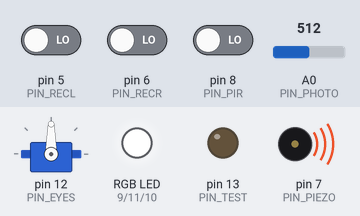
The sketch below on a simulated Arduino Uno, built with avr-gcc and run on an emulated ATmega328P. Parts: servo, an RGB LED mixed from three pins (HIGH = lit), output pins drawn as LEDs (lit = HIGH), buzzer (waves = sounding). The test bench sets the inputs (shaded band); at power-on: pin 5 (PIN_RECL) LOW, pin 6 (PIN_RECR) LOW, pin 8 (PIN_PIR) LOW, A0 (PIN_PHOTO) = 512.

Above: at 1.3 s.
At 64.0 s:
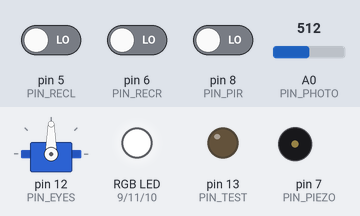
At 127.6 s:
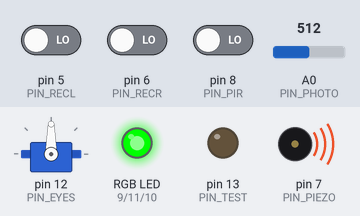
Timing chart, 0 to 130.0 s (numbered marks = the images above):
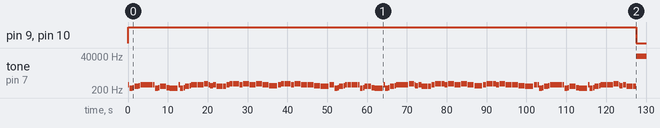

Measured:
- by itself, pin 9 (PIN_R), pin 10 (PIN_B): HIGH → LOW at 128 s
- by itself, tone on pin 7 (PIN_PIEZO): plays 440 Hz for 0.38 s, 262 Hz for 0.75 s, 294 Hz for 0.38 s, 349 Hz for 1.0 s, 392 Hz for 0.38 s, 440 Hz for 0.50 s … (222 notes in this stretch)

The sketch:

Normal.ino
```cpp
#include <Servo.h>

#include "pitches.h"
#include "pins.h"

#include "RGB.h"
#include "Speaker.h"
#include "IR.h"


byte R;  byte G; byte B;
int happiness;
int lonliness;
int alertness;

//void startUp();
void playLonelyMusic();

// ***** SERVO CONTROLS *****
/* I couldn't figure out how
 * to use Servo.h in a
 * separate file.
 */
Servo eyes;

#define LEFT     -1
#define CENTER    0
#define RIGHT     1

const int servoDelay = 100;
const int servoRange = 20;
const int servoCenter = 100;
int servoPosition = servoCenter;
int servoDirection = CENTER;

void look(int dir) {
  if(servoPosition != servoCenter + dir * servoRange) {
    servoPosition += dir;
    if(dir == 0) {
      int disc = servoCenter - servoPosition;
      servoPosition += disc / abs(disc);
    }
    eyes.write(servoPosition);
  }
}
// **************************

void setup() {
  pinMode(PIN_IRR, INPUT);
  pinMode(PIN_PIR, INPUT);
  pinMode(PIN_R, OUTPUT);
  pinMode(PIN_B, OUTPUT);
  pinMode(PIN_G, OUTPUT);
  eyes.attach(PIN_EYES);
  pinMode(PIN_TEST, OUTPUT);
  analogWrite(PIN_B, 255);
  analogWrite(PIN_G, 255);
  analogWrite(PIN_R, 255);
  look(servoDirection);
  Serial.begin(9600);
  //startUp();
  //RGBTest();
  playLonelyMusic();
  //IRTest();
}

void updateMood() {

}

void loop() {
  //playLonelyMusic();
  look(servoDirection);
  updateMood();

  //if(

  tone(PIN_IRR, 38000, 8);
  delay(1);
  int value = digitalRead(PIN_RECR);
  analogWrite(PIN_R, 255 * value);
  delay(10);
  tone(PIN_IRL, 38000, 8);
  delay(1);
  servoDirection = -value;
  value = digitalRead(PIN_RECL);
  analogWrite(PIN_B, 255 * value);
  servoDirection += value;


  value = digitalRead(PIN_PIR);
  analogWrite(PIN_G, 255 * !value);
  delay(10);
  if(analogRead(PIN_PHOTO) < 100) tone(PIN_PIEZO, NOTE_B4, 30);
  delay(8);
  //eyes.write(90);
}
```

IR.cpp
```cpp
#include "Arduino.h"
#include "pins.h"

bool detectLeft() {
  tone(PIN_IRL, 38000, 8);
  delay(1);
  return digitalRead(PIN_RECL);
}

bool detectRight() {
  tone(PIN_IRR, 38000, 8);
  delay(1);
  return digitalRead(PIN_RECR);
}
```

IR.h
```cpp
#ifndef HEADER_HELPERFUNC
  #define HEADER_HELPERFUNC
  bool detectLeft();
  bool detectRight();
#endif
```

RGB.cpp
```cpp
#include "Arduino.h"
#include "pitches.h"
#include "pins.h"

void RGBTest() {
  analogWrite(PIN_R, 0);
  delay(1000);
  analogWrite(PIN_R, 255);
  analogWrite(PIN_G, 0);
  tone(PIN_PIEZO, NOTE_A7, 1000);
  delay(1000);
  analogWrite(PIN_G, 255);
  analogWrite(PIN_B, 0);
  tone(PIN_PIEZO, NOTE_A6, 1000);
  delay(1000);
  analogWrite(PIN_B, 255);
}
```

RGB.h
```cpp
#ifndef HEADER_HELPERFUNC
  #define HEADER_HELPERFUNC
  void RGBTest();
#endif
```

Speaker.cpp
```cpp
#include "Arduino.h"
#include "pitches.h"
#include "pins.h"

void startUp() {
  for(int i = 400; i < 1000; i++) {
    tone(PIN_PIEZO, i, 5);
    delay(6);
  }
  for(int i = 700; i < 1200; i++) {
    tone(PIN_PIEZO, i, 5);
    delay(6);
  }
  for(int i = 1000; i < 1500; i++) {
    tone(PIN_PIEZO, i, 5);
    delay(6);
  }
  for(int i = 1500; i > 1000; i--) {
    tone(PIN_PIEZO, i, 5);
    delay(6);
  }
  for(int c = 0; c < 3; c++)
  for(int i = 2000; i < 2500; i += 10){
    tone(PIN_PIEZO, i, 5);
    delay(6);
  }
  for(int c = 0; c < 3; c++)
  for(int i = 3000; i < 3500; i += 10){
    tone(PIN_PIEZO, i, 5);
    delay(6);
  }
  for(int c = 0; c < 3; c++)
  for(int i = 2000; i < 2500; i += 10){
    tone(PIN_PIEZO, i, 5);
    delay(6);
  }
  for(int c = 0; c < 3; c++)
  for(int i = 3000; i < 3500; i += 10){
    tone(PIN_PIEZO, i, 5);
    delay(6);
  }
  tone(PIN_PIEZO, NOTE_A4, 1000);
  /*int melody[] = {NOTE_FS3, NOTE_CS3, NOTE_CS3, NOTE_E3, NOTE_FS3, NOTE_GS3, NOTE_B4, NOTE_C4, NOTE_B5, NOTE_B5, NOTE_B5, NOTE_B5, NOTE_B5};
  int noteDurations[] = {8, 8, 16, 16, 16, 16, 16, 4, 4, 6, 12, 4, 4};

  for (int thisNote = 0; thisNote < 13; thisNote++) {
    int noteDuration = (1000 + 1000) / noteDurations[thisNote];
    tone(PIN_PIEZO, melody[thisNote], noteDuration);
    int pauseBetweenNotes = noteDuration * 1.30;
    delay(pauseBetweenNotes);
    noTone(PIN_PIEZO);
  }*/
}

// Song: Nobody knows de trouble I've seen
int lonelyMelody[] = {NOTE_A4, NOTE_C4, NOTE_D4, NOTE_F4, NOTE_G4, NOTE_A4, NOTE_A4, NOTE_A4, NOTE_A4, NOTE_A4, NOTE_C4, NOTE_D4, NOTE_F4, NOTE_F4, NOTE_D4, NOTE_C4, NOTE_A4, NOTE_C4, NOTE_D4, NOTE_F4, NOTE_G4, NOTE_A4, NOTE_A4, NOTE_A4, NOTE_A4, NOTE_C5, NOTE_A4, NOTE_G4, NOTE_A4, NOTE_F4, NOTE_F4, NOTE_A4,
                      NOTE_C5, NOTE_C5, NOTE_C5, NOTE_A4, NOTE_C5, NOTE_C5, NOTE_A4, NOTE_C5, NOTE_A4, NOTE_G4, NOTE_A4, NOTE_C5, NOTE_C5, NOTE_C5, NOTE_A4, NOTE_C5, NOTE_C5, NOTE_A4, NOTE_A4, NOTE_G4, NOTE_F4, NOTE_A4, NOTE_A4, NOTE_C4, NOTE_D4, NOTE_F4, NOTE_G4, NOTE_A4, NOTE_A4, NOTE_A4, NOTE_A4, NOTE_A4, NOTE_C4, NOTE_D4, NOTE_F4, NOTE_F4, NOTE_D4, NOTE_C4,
                      NOTE_A4, NOTE_C4, NOTE_D4, NOTE_F4, NOTE_G4, NOTE_A4, NOTE_A4, NOTE_A4, NOTE_A4, NOTE_C5, NOTE_C5, NOTE_A4, NOTE_G4, NOTE_A4, NOTE_F4, NOTE_F4, NOTE_A4, NOTE_C5, NOTE_C5, NOTE_C5, NOTE_A4, NOTE_C5, NOTE_C5, NOTE_A4, NOTE_C5, NOTE_A4, NOTE_G4, NOTE_A4, NOTE_C5, NOTE_C5, NOTE_C5, NOTE_C5, NOTE_A4, NOTE_C5, NOTE_C5, NOTE_A4, NOTE_A4, NOTE_G4, NOTE_F4, NOTE_A4,
                      NOTE_A4, NOTE_C4, NOTE_D4, NOTE_F4, NOTE_G4, NOTE_A4, NOTE_A4, NOTE_A4, NOTE_A4, NOTE_A4, NOTE_C4, NOTE_D4, NOTE_F4, NOTE_F4, NOTE_D4, NOTE_C4, NOTE_A4, NOTE_C4, NOTE_D4, NOTE_F4, NOTE_G4, NOTE_A4, NOTE_A4, NOTE_A4, NOTE_A4, NOTE_C5, NOTE_C5, NOTE_A4, NOTE_G4, NOTE_A4, NOTE_F4, NOTE_F4
                      };
float lonelyDurations[] = {8, 4, 8, 3, 8, 6, 16, 4, 2, 8, 4, 8, 4, 4, 4, 1.5, 8, 4, 8, 3, 8, 6, 16, 4, 2, 3, 8, 4, 4, 2, 4, 4,
                           4, 4, 4, 4, 4, 4, 2, 2, 2, 1.5, 4, 4, 4, 4, 4, 4, 4, 2, 2, 2, 1.5, 4, 8, 4, 8, 3, 8, 6, 16, 4, 2, 8, 4, 8, 4, 4, 4, 1.5,
                           8, 4, 8, 3, 8, 6, 16, 4, 2, 4, 6, 16, 4, 4, 2, 4, 4, 4, 4, 4, 4, 4, 4, 2, 2, 2, 1.5, 4, 8, 8, 4, 4, 4, 8, 3, 2, 2, 2, 1.5, 4,
                           8, 4, 8, 3, 8, 6, 16, 4, 2, 8, 4, 8, 4, 4, 4, 1.5, 8, 4, 8, 3, 8, 16, 6, 4, 2, 4, 6, 16, 4, 4, 2, 4
                           };

void playLonelyMusic() {
  for (int thisNote = 0; thisNote < sizeof(lonelyMelody) / sizeof(int); thisNote++) {
    int noteDuration = (int)((3000.0) / lonelyDurations[thisNote]);
    if(lonelyMelody[thisNote] != 0)
      tone(PIN_PIEZO, lonelyMelody[thisNote], noteDuration);
    int pauseBetweenNotes = noteDuration * 1.10;
    delay(pauseBetweenNotes);
    noTone(PIN_PIEZO);
  }
}
```

Speaker.h
```cpp
#ifndef HEADER_HELPERFUNC
  #define HEADER_HELPERFUNC
  void startUp();
  void playLonelyMusic();
#endif
```

pitches.h
```cpp
/*************************************************
 * Public Constants
 *************************************************/

#define NOTE_B0  31
#define NOTE_C1  33
#define NOTE_CS1 35
#define NOTE_D1  37
#define NOTE_DS1 39
#define NOTE_E1  41
#define NOTE_F1  44
#define NOTE_FS1 46
#define NOTE_G1  49
#define NOTE_GS1 52
#define NOTE_A1  55
#define NOTE_AS1 58
#define NOTE_B1  62
#define NOTE_C2  65
#define NOTE_CS2 69
#define NOTE_D2  73
#define NOTE_DS2 78
#define NOTE_E2  82
#define NOTE_F2  87
#define NOTE_FS2 93
#define NOTE_G2  98
#define NOTE_GS2 104
#define NOTE_A2  110
#define NOTE_AS2 117
#define NOTE_B2  123
#define NOTE_C3  131
#define NOTE_CS3 139
#define NOTE_D3  147
#define NOTE_DS3 156
#define NOTE_E3  165
#define NOTE_F3  175
#define NOTE_FS3 185
#define NOTE_G3  196
#define NOTE_GS3 208
#define NOTE_A3  220
#define NOTE_AS3 233
#define NOTE_B3  247
#define NOTE_C4  262
#define NOTE_CS4 277
#define NOTE_D4  294
#define NOTE_DS4 311
#define NOTE_E4  330
#define NOTE_F4  349
#define NOTE_FS4 370
#define NOTE_G4  392
#define NOTE_GS4 415
#define NOTE_A4  440
#define NOTE_AS4 466
#define NOTE_B4  494
#define NOTE_C5  523
#define NOTE_CS5 554
#define NOTE_D5  587
#define NOTE_DS5 622
#define NOTE_E5  659
#define NOTE_F5  698
#define NOTE_FS5 740
#define NOTE_G5  784
#define NOTE_GS5 831
#define NOTE_A5  880
#define NOTE_AS5 932
#define NOTE_B5  988
#define NOTE_C6  1047
#define NOTE_CS6 1109
#define NOTE_D6  1175
#define NOTE_DS6 1245
#define NOTE_E6  1319
#define NOTE_F6  1397
#define NOTE_FS6 1480
#define NOTE_G6  1568
#define NOTE_GS6 1661
#define NOTE_A6  1760
#define NOTE_AS6 1865
#define NOTE_B6  1976
#define NOTE_C7  2093
#define NOTE_CS7 2217
#define NOTE_D7  2349
#define NOTE_DS7 2489
#define NOTE_E7  2637
#define NOTE_F7  2794
#define NOTE_FS7 2960
#define NOTE_G7  3136
#define NOTE_GS7 3322
#define NOTE_A7  3520
#define NOTE_AS7 3729
#define NOTE_B7  3951
#define NOTE_C8  4186
#define NOTE_CS8 4435
#define NOTE_D8  4699
#define NOTE_DS8 4978
```

pins.h
```cpp
#define PIN_PHOTO 0

#define PIN_IRL   3
#define PIN_IRR   4
#define PIN_RECL  5
#define PIN_RECR  6
#define PIN_PIEZO 7
#define PIN_PIR   8
#define PIN_R     9
#define PIN_B    10
#define PIN_G    11
#define PIN_EYES 12
#define PIN_TEST 13
```
